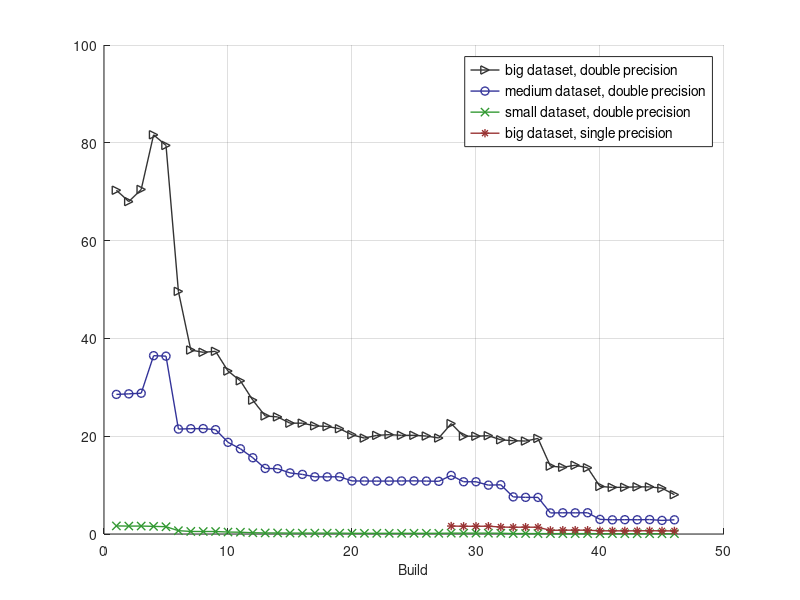

Source code (MATLAB): (Note: this script raises an error after producing the figure.)
% big (double)
big_double = [ 1, 70.3025;  2, 67.9765;  3, 70.4614;  4, 81.6363;  5, 79.4649;  6, 49.6179;  7, 37.6226;  8, 37.158;  9, 37.3584;  10, 33.3263;  11, 31.3295;  12, 27.3688;  13, 24.1414;  14, 23.9446;  15, 22.6639;  16, 22.6685;  17, 22.1154;  18, 21.9922;  19, 21.5329;  20, 20.2943;  21, 19.6136;  22, 20.17;  23, 20.3147;  24, 20.1781;  25, 20.1839;  26, 20.033;  27, 19.6311;  28, 22.5761;  29, 19.9999;  30, 19.9999;  31, 20.1035;  32, 19.2596;  33, 19.0797;  34, 19.0101;  35, 19.5445;  36, 13.8786;  37, 13.65;  38, 14.0582;  39, 13.5468;  40, 9.73;  41, 9.5353;  42, 9.55054;  43, 9.64221;  44, 9.63401;  45, 9.37402;  46, 8.04383;  ];
% medium (double)
medium_double = [ 1, 28.547;  2, 28.6599;  3, 28.7903;  4, 36.4695;  5, 36.37;  6, 21.4582;  7, 21.5336;  8, 21.5548;  9, 21.3381;  10, 18.7441;  11, 17.4305;  12, 15.5925;  13, 13.4082;  14, 13.3569;  15, 12.4912;  16, 12.185;  17, 11.691;  18, 11.6836;  19, 11.7065;  20, 10.8529;  21, 10.834;  22, 10.8179;  23, 10.8238;  24, 10.8428;  25, 10.8641;  26, 10.8206;  27, 10.7743;  28, 11.9791;  29, 10.6851;  30, 10.6851;  31, 9.99088;  32, 10.0652;  33, 7.59138;  34, 7.4925;  35, 7.48365;  36, 4.3084;  37, 4.33702;  38, 4.32537;  39, 4.34893;  40, 2.99153;  41, 2.89936;  42, 2.92713;  43, 2.91198;  44, 2.95154;  45, 2.77879;  46, 2.90328;  ];
% small (double)
small_double = [ 1, 1.65277;  2, 1.61695;  3, 1.62712;  4, 1.56168;  5, 1.49209;  6, 0.679952;  7, 0.523713;  8, 0.510103;  9, 0.511743;  10, 0.402241;  11, 0.366437;  12, 0.255922;  13, 0.213484;  14, 0.212676;  15, 0.185886;  16, 0.183209;  17, 0.181733;  18, 0.174183;  19, 0.174096;  20, 0.145521;  21, 0.143772;  22, 0.143097;  23, 0.141848;  24, 0.143763;  25, 0.142276;  26, 0.142146;  27, 0.143323;  28, 0.174929;  29, 0.172377;  30, 0.172377;  31, 0.173749;  32, 0.156319;  33, 0.0904511;  34, 0.0902111;  35, 0.0907731;  36, 0.0728363;  37, 0.0728671;  38, 0.073352;  39, 0.0754771;  40, 0.0629726;  41, 0.0628858;  42, 0.0629267;  43, 0.0627402;  44, 0.0630438;  45, 0.0627779;  46, 0.060273;  ];
% big (float)
big_float = [ 28, 1.628;  29, 1.58227;  30, 1.58227;  31, 1.59465;  32, 1.42581;  33, 1.37727;  34, 1.40316;  35, 1.37728;  36, 0.749134;  37, 0.780621;  38, 0.787118;  39, 0.781481;  40, 0.653632;  41, 0.654422;  42, 0.643278;  43, 0.655969;  44, 0.672592;  45, 0.65094;  46, 0.631008;  ];

fontsize = 10;
figure;
hold on; grid on;

p = plot(big_double(:,1), big_double(:,2), '->', 'LineWidth',1);
set(p(1),'color',[0.2 0.2 0.2])
p = plot(medium_double(:,1), medium_double(:,2), '-o', 'LineWidth',1);
set(p(1),'color',[0.2 0.2 0.6])
p = plot(small_double(:,1), small_double(:,2), '-x', 'LineWidth',1);
set(p(1),'color',[0.2 0.6 0.2])
p = plot(big_float(:,1), big_float(:,2), '-*', 'LineWidth',1);
set(p(1),'color',[0.6 0.2 0.2])

legend('big dataset, double precision','medium dataset, double precision','small dataset, double precision','big dataset, single precision', 'fontsize', fontsize);
xlabel('Build', 'fontsize', fontsize)
y = ylabel('Runtime [seconds]', 'fontsize', fontsize, 'rot', 0);
set(y, 'position', [4.6,101,0]);
daspect([1 6 1])
saveas(gcf,'runtime_plot', 'pdf');